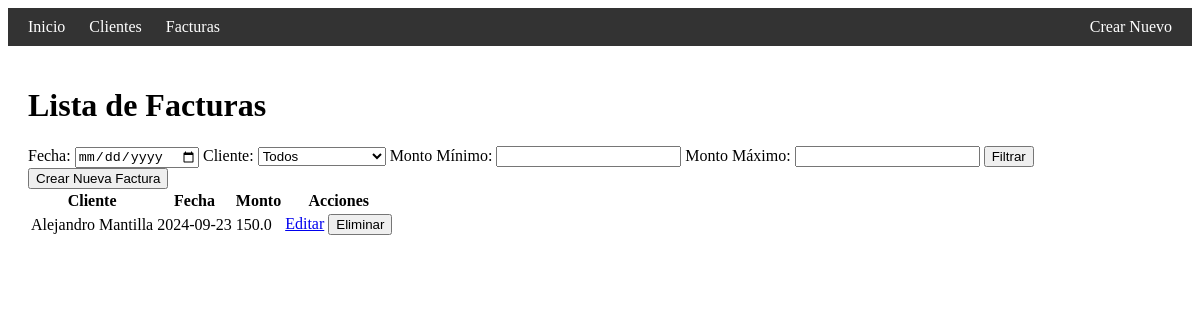
Page /facturas?cliente_id=1 (signed in) on the committed database.
### app.py (models this page shows)
class Factura(db.Model):
    id = db.Column(db.Integer, primary_key=True)
    cliente_id = db.Column(db.Integer, db.ForeignKey('cliente.id'), nullable=False)
    fecha = db.Column(db.String(10), nullable=False)
    monto = db.Column(db.Float, nullable=False)
    cliente = db.relationship('Cliente', backref=db.backref('facturas', lazy=True))

class Cliente(db.Model):
    id = db.Column(db.Integer, primary_key=True)
    nombre = db.Column(db.String(100), nullable=False)
    email = db.Column(db.String(100), nullable=False)
    telefono = db.Column(db.String(10), nullable=False)

### app.py (the view)
@app.route('/facturas', methods=['GET'])
@login_required
def listar_facturas():
    fecha = request.args.get('fecha')
    cliente_id = request.args.get('cliente_id')
    monto_minimo = request.args.get('monto_minimo')
    monto_maximo = request.args.get('monto_maximo')
    query = Factura.query
    if fecha:
        query = query.filter(Factura.fecha == fecha)
    if cliente_id:
        query = query.filter(Factura.cliente_id == cliente_id)
    if monto_minimo:
        query = query.filter(Factura.monto >= float(monto_minimo))
    if monto_maximo:
        query = query.filter(Factura.monto <= float(monto_maximo))
    facturas = query.all()
    clientes = Cliente.query.all()  # Filtro para buscar por cliente
    return render_template('facturas.html', facturas=facturas, clientes=clientes)

### app.py (called while the page is built)
@login_manager.user_loader
def load_user(user_id):
    return Usuario.query.get(int(user_id))

### templates/facturas.html (shortened to what this page needs)
{% extends 'base.html' %}
{% block content %}
<h1>Lista de Facturas</h1>
<form method="get" action="{{ url_for('listar_facturas') }}">
    <label for="fecha">Fecha:</label>
    <input type="date" name="fecha" id="fecha">
    <label for="cliente_id">Cliente:</label>
    <select name="cliente_id" id="cliente_id">
        <option value="">Todos</option>
    </select>
    <label for="monto_minimo">Monto Mínimo:</label>
    <input type="number" step="0.01" name="monto_minimo" id="monto_minimo">
    <label for="monto_maximo">Monto Máximo:</label>
    <input type="number" step="0.01" name="monto_maximo" id="monto_maximo">
    <button type="submit">Filtrar</button>
</form>
<a href="{{ url_for('nueva_factura') }}">
    <button>Crear Nueva Factura</button>
</a>
<table>
    <tr>
        <th>Cliente</th>
        <th>Fecha</th>
        <th>Monto</th>
        <th>Acciones</th>
    </tr>
    {% for factura in facturas %}
    <tr>
        <td>{{ factura.cliente.nombre }}</td>
        <td>{{ factura.fecha }}</td>
        <td>{{ factura.monto }}</td>
        <td>
            <a href="{{ url_for('editar_factura', id=factura.id) }}">Editar</a>
            <form action="{{ url_for('eliminar_factura', id=factura.id) }}" method="POST" style="display:inline;">
                <button type="submit">Eliminar</button>
            </form>
        </td>
    </tr>
    {% endfor %}
</table>
{% endblock %}

### rows in the picture
Factura: cliente.nombre "Alejandro Mantilla", fecha "2024-09-23", monto "150.0"
